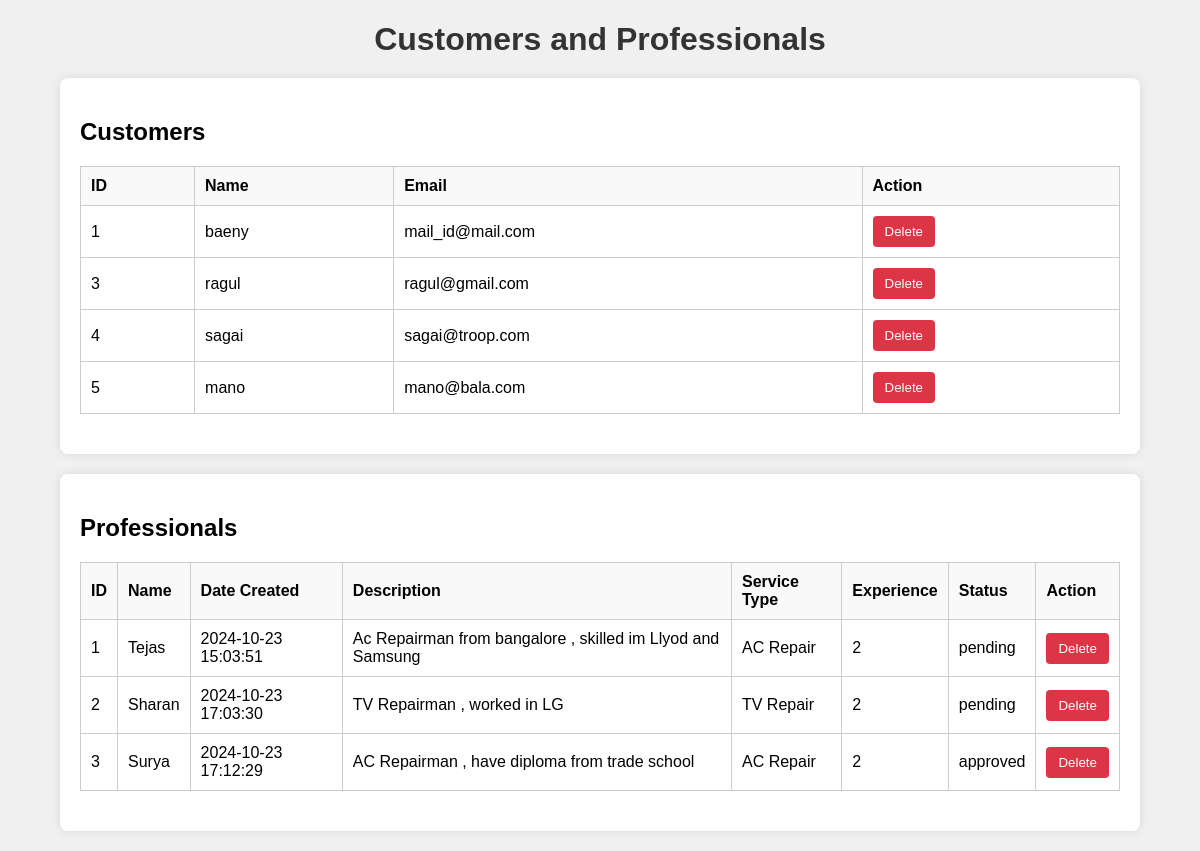
Before: /view-people with the older database file.
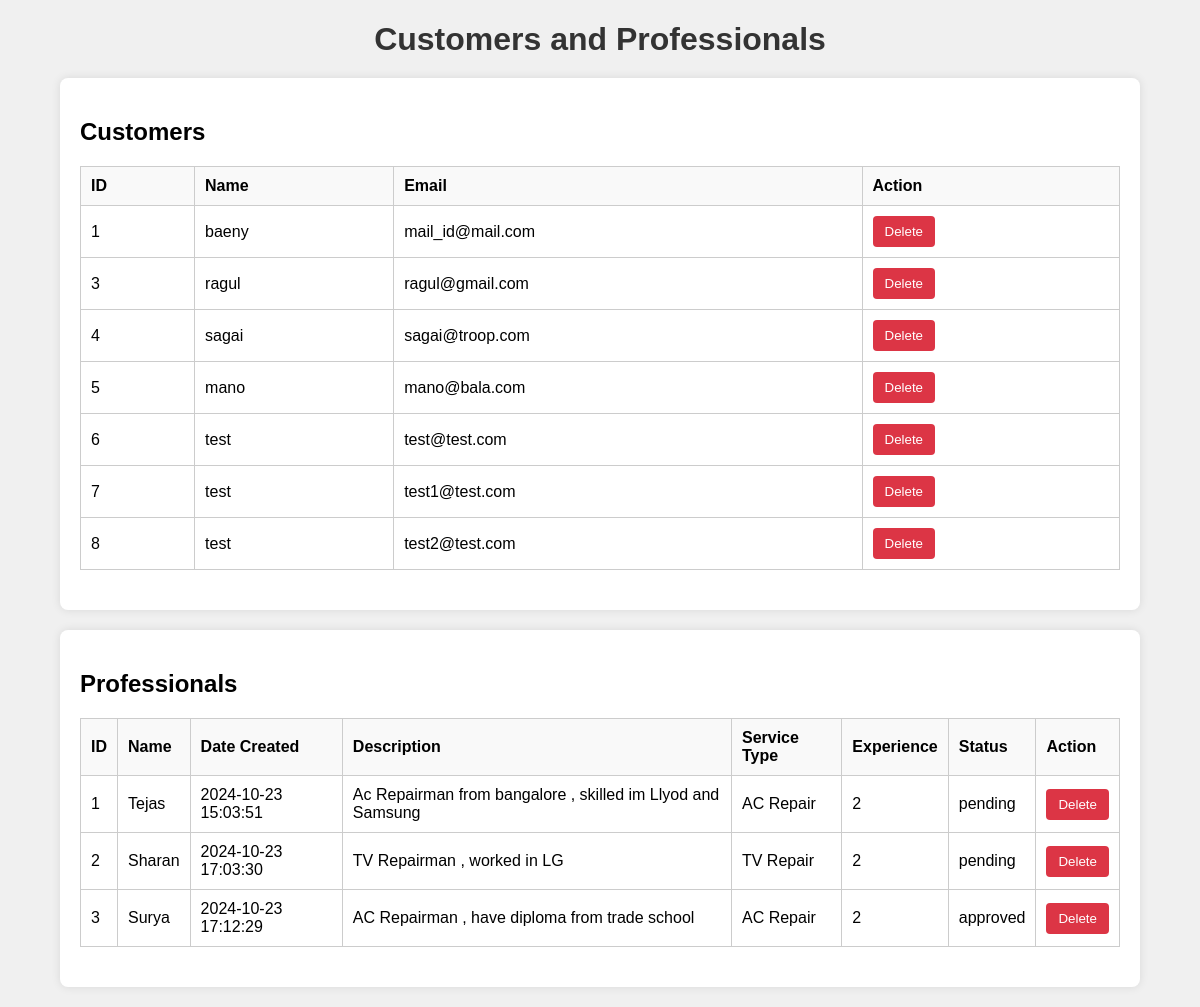
After: the same page with the newer database file.
### tables this page shows
CREATE TABLE customers (
    id INTEGER PRIMARY KEY AUTOINCREMENT,
    name TEXT NOT NULL,
    email TEXT UNIQUE NOT NULL,
    password TEXT NOT NULL
);

CREATE TABLE professionals (
    id INTEGER PRIMARY KEY AUTOINCREMENT,
    name TEXT NOT NULL,
    date_created DATETIME DEFAULT CURRENT_TIMESTAMP,
    description TEXT,
    service_type TEXT NOT NULL,
    experience INTEGER,
    status TEXT DEFAULT 'pending'
, password TEXT);

### app.py (the view, shortened to what this page needs)
@app.route('/view-people', methods=['GET', 'POST'])
def view_people():
    conn = get_db_connection()
    cursor = conn.cursor()
    cursor.execute('SELECT * FROM customers')
    customers = cursor.fetchall()
    cursor.execute('SELECT * FROM professionals')
    professionals = cursor.fetchall()
    conn.close()
    return render_template('admin/view_people.html', customers=customers, professionals=professionals)

### app.py (called while the page is built)
def get_db_connection():
    conn = sqlite3.connect('your_database.db')
    conn.row_factory = sqlite3.Row
    return conn

### templates/admin/view_people.html (shortened to what this page needs)
<!DOCTYPE html>
<html lang="en">
<head>
</head>
<body>
    <div class="container">
        <h1>Customers and Professionals</h1>
        <div class="table-container">
            <h2>Customers</h2>
            <table>
                <thead>
                    <tr>
                        <th>ID</th>
                        <th>Name</th>
                        <th>Email</th>
                        <th>Action</th>
                    </tr>
                </thead>
                <tbody>
                    {% for customer in customers %}
                    <tr>
                        <td>{{ customer['id'] }}</td>
                        <td>{{ customer['name'] }}</td>
                        <td>{{ customer['email'] }}</td>
                        <td>
                            <form method="POST" action="{{ url_for('view_people') }}">
                                <button type="submit">Delete</button>
                            </form>
                        </td>
                    </tr>
                    {% endfor %}
                </tbody>
            </table>
        </div>
        <div class="table-container">
            <h2>Professionals</h2>
            <table>
                <thead>
                    <tr>
                        <th>ID</th>
                        <th>Name</th>
                        <th>Date Created</th>
                        <th>Description</th>
                        <th>Service Type</th>
                        <th>Experience</th>
                        <th>Status</th>
                        <th>Action</th>
                    </tr>
                </thead>
                <tbody>
                    {% for professional in professionals %}
                    <tr>
                        <td>{{ professional['id'] }}</td>
                        <td>{{ professional['name'] }}</td>
                        <td>{{ professional['date_created'] }}</td>
                        <td>{{ professional['description'] }}</td>
                        <td>{{ professional['service_type'] }}</td>
                        <td>{{ professional['experience'] }}</td>
                        <td>{{ professional['status'] }}</td>
                        <td>
                            <form method="POST" action="{{ url_for('view_people') }}">
                                <button type="submit">Delete</button>
                            </form>
                        </td>
                    </tr>
                    {% endfor %}
                </tbody>
            </table>
        </div>
    </div>
</body>
</html>

Changed rows visible on the page:
added customers: id "6", name "test", email "test@test.com"
added customers: id "7", name "test", email "test1@test.com"
added customers: id "8", name "test", email "test2@test.com"
